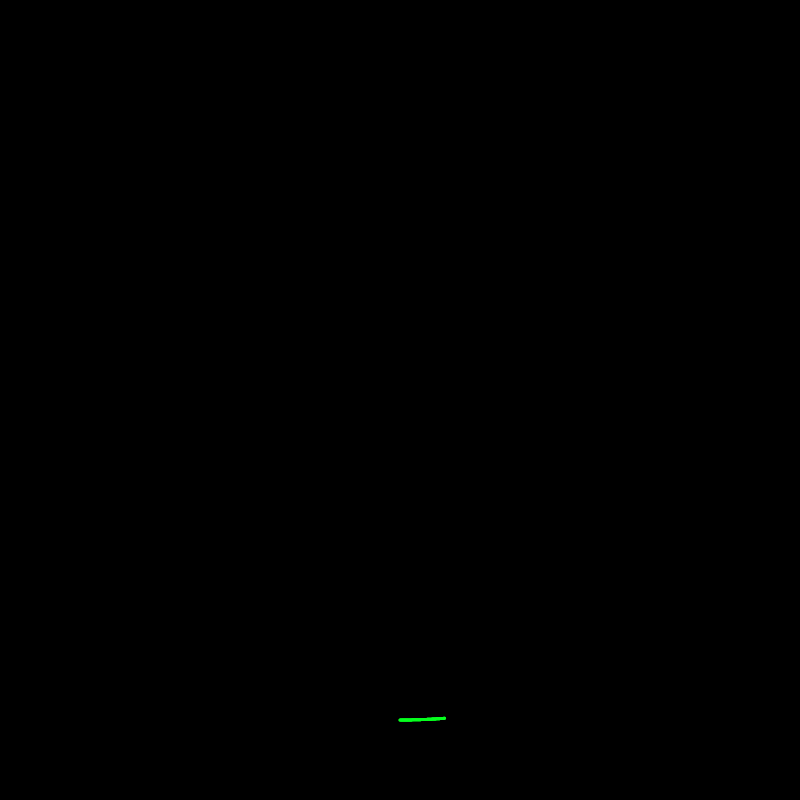
Frame 1 (no input)
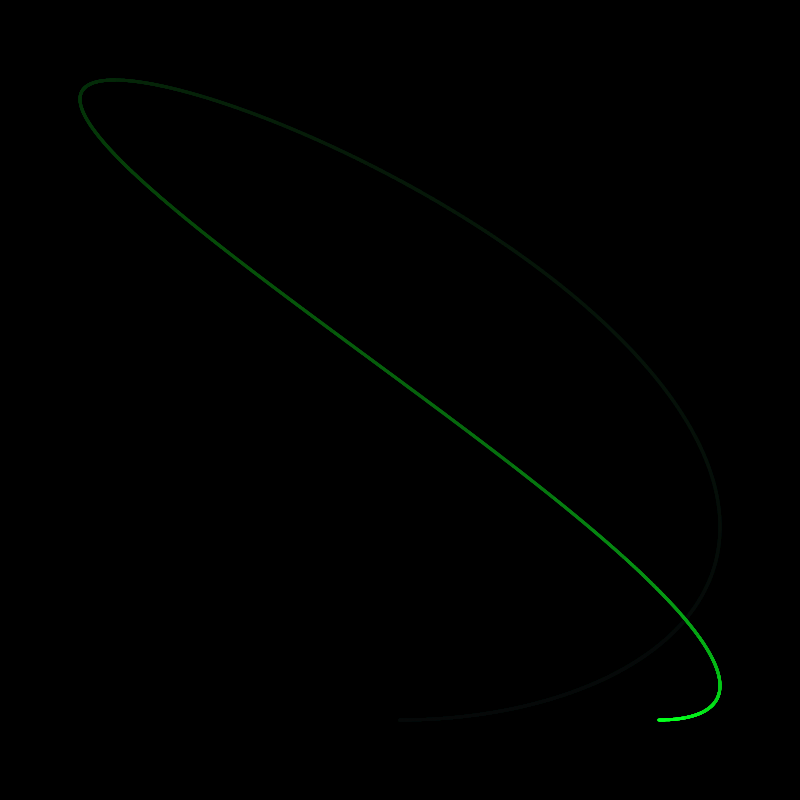
Frame 60 (no input)
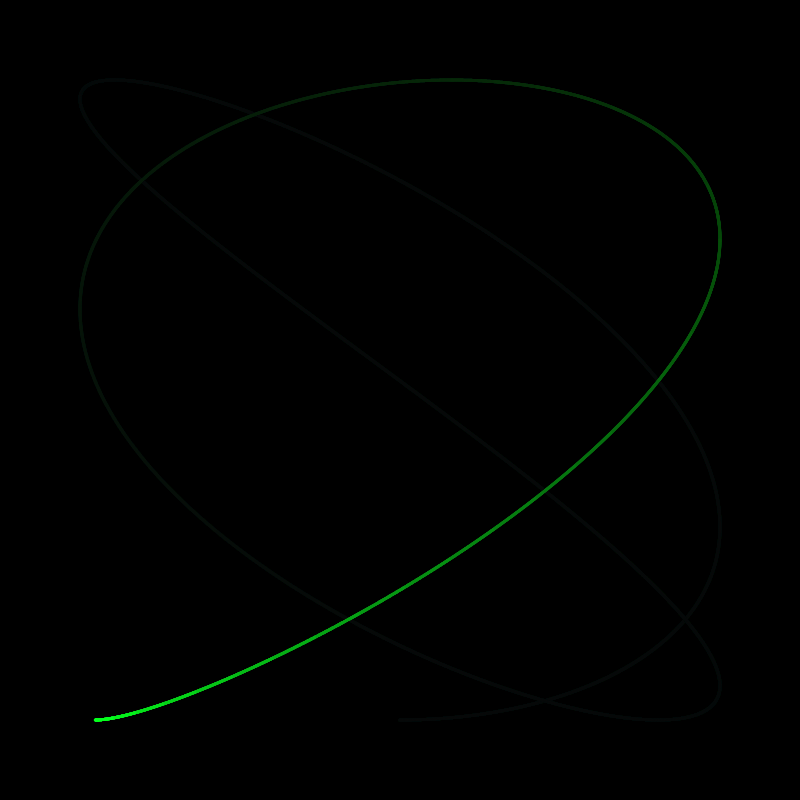
Frame 120 (the mouse pressed at the canvas centre since frame 60)

The p5.js sketch that drew these frames (run headless with seeded random() and noise() and a simulated clock; from frame 60 on, the mouse is pressed at the canvas centre):

// p5.js sketch
// ── sketch.js
var x;
var y;
var prevX;
var prevY;
var count = 0;
var num1;
var num2;
var offset;

function setup() {
  let size = (windowWidth > windowHeight) ? windowHeight : windowWidth;
  size *= .8;
  createCanvas( size, size );
  offset = size * .4;
  background(0);
  num1 = Math.pow( 2, .5 );
  num2 = PI/3;
  prevX = sin( count * num1 ) * offset;
  prevY = cos( count * num2 ) * offset;
}

function draw() {
  background(0, 16);
  stroke( 8, 255, 32 );
  strokeWeight(3);
  for( let i = 0; i < 100; i++ ) {
    x = sin( count * num1 ) * offset;
    y = cos( count * num2 ) * offset;
    // x = map( noise( count * .1 ), 0, 1, -1, 1 ) * offset;
    // y = map( noise( count * .1 + 1 ), 0, 1, -1, 1 ) * offset;
    line( width/2 + x, height/2 + y, width/2 + prevX, height/2 + prevY );
    prevX = x;
    prevY = y;
    count += .001;
    // console.log( count );
    // if( count >= TAU ) {
    //   // stroke( 0, 255, 0 );
    //   // fill( 0, 255, 0 );
    //   // ellipse( width/2 + x, height/2 + y, 20, 20 );
    //   noLoop();
    //   break;
    // }
  }
}

// function mousePressed() {
//   background(0);
//   count = 0;
//   x = sin( count * num1 ) * offset;
//   y = cos( count * num2 ) * offset;
//   prevX = x;
//   prevY = y;
// }

// ── style.css
body, html {
  margin: 0;
  padding: 0;
  overflow: hidden;
  background-color: #000;
}
canvas {
  position: absolute;
  top: 50%;
  left: 50%;
  transform: translate(-50%, -50%);
}
